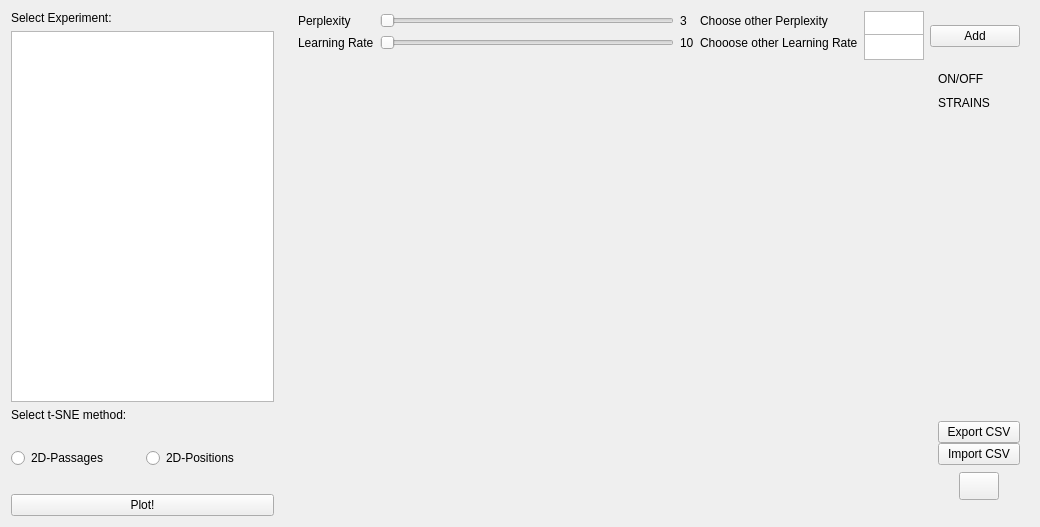
      <widget class="QWidget" name="tSNE">
       <layout class="QHBoxLayout" name="horizontalLayout_6">
        <item>
         <widget class="QFrame" name="frame_8">
          <property name="minimumSize">
           <size>
            <width>272</width>
            <height>500</height>
           </size>
          </property>
          <property name="maximumSize">
           <size>
            <width>500</width>
            <height>1680</height>
           </size>
          </property>
          <property name="frameShape">
           <enum>QFrame::NoFrame</enum>
          </property>
          <property name="frameShadow">
           <enum>QFrame::Plain</enum>
          </property>
          <property name="midLineWidth">
           <number>1</number>
          </property>
          <layout class="QGridLayout" name="gridLayout_10">
           <property name="leftMargin">
            <number>0</number>
           </property>
           <property name="topMargin">
            <number>0</number>
           </property>
           <property name="bottomMargin">
            <number>0</number>
           </property>
           <property name="horizontalSpacing">
            <number>5</number>
           </property>
           <item row="2" column="0">
            <widget class="QLabel" name="label_14">
             <property name="styleSheet">
              <string notr="true">font: 75 13pt &quot;Ubuntu Condensed&quot;;</string>
             </property>
             <property name="text">
              <string>Select t-SNE method:</string>
             </property>
            </widget>
           </item>
           <item row="0" column="0">
            <widget class="QLabel" name="label_13">
             <property name="styleSheet">
              <string notr="true">font: 75 13pt &quot;Ubuntu Condensed&quot;;</string>
             </property>
             <property name="text">
              <string>Select Experiment:</string>
             </property>
            </widget>
           </item>
           <item row="1" column="0">
            <widget class="QTableView" name="tableTSNE">
             <property name="minimumSize">
              <size>
               <width>0</width>
               <height>290</height>
              </size>
             </property>
             <property name="styleSheet">
              <string notr="true">font: 10pt &quot;Ubuntu Condensed&quot;;</string>
             </property>
            </widget>
           </item>
           <item row="4" column="0">
            <widget class="QPushButton" name="tsneButton">
             <property name="maximumSize">
              <size>
               <width>16777215</width>
               <height>30</height>
              </size>
             </property>
             <property name="styleSheet">
              <string notr="true">font: 75 13pt &quot;Ubuntu Condensed&quot;;</string>
             </property>
             <property name="text">
              <string>Plot!</string>
             </property>
            </widget>
           </item>
           <item row="3" column="0">
            <widget class="QFrame" name="frame_10">
             <property name="minimumSize">
              <size>
               <width>0</width>
               <height>60</height>
              </size>
             </property>
             <property name="frameShape">
              <enum>QFrame::NoFrame</enum>
             </property>
             <property name="frameShadow">
              <enum>QFrame::Plain</enum>
             </property>
             <layout class="QGridLayout" name="gridLayout_2">
              <property name="leftMargin">
               <number>0</number>
              </property>
              <property name="topMargin">
               <number>0</number>
              </property>
              <property name="rightMargin">
               <number>0</number>
              </property>
              <property name="bottomMargin">
               <number>0</number>
              </property>
              <item row="0" column="0">
               <widget class="QRadioButton" name="rb_passages">
                <property name="text">
                 <string>2D-Passages</string>
                </property>
               </widget>
              </item>
              <item row="0" column="1">
               <widget class="QRadioButton" name="rb_positions">
                <property name="text">
                 <string>2D-Positions</string>
                </property>
               </widget>
              </item>
             </layout>
            </widget>
           </item>
          </layout>
         </widget>
        </item>
        <item>
         <widget class="QFrame" name="frame_">
          <property name="sizePolicy">
           <sizepolicy hsizetype="Expanding" vsizetype="Expanding">
            <horstretch>0</horstretch>
            <verstretch>0</verstretch>
           </sizepolicy>
          </property>
          <property name="minimumSize">
           <size>
            <width>730</width>
            <height>500</height>
           </size>
          </property>
          <property name="maximumSize">
           <size>
            <width>16777215</width>
            <height>16777215</height>
           </size>
          </property>
          <property name="frameShape">
           <enum>QFrame::NoFrame</enum>
          </property>
          <property name="frameShadow">
           <enum>QFrame::Plain</enum>
          </property>
          <layout class="QVBoxLayout" name="verticalLayout_4">
           <property name="spacing">
            <number>0</number>
           </property>
           <property name="leftMargin">
            <number>0</number>
           </property>
           <property name="topMargin">
            <number>0</number>
           </property>
           <property name="rightMargin">
            <number>0</number>
           </property>
           <property name="bottomMargin">
            <number>0</number>
           </property>
           <item>
            <widget class="QFrame" name="frame_9">
             <property name="maximumSize">
              <size>
               <width>16777215</width>
               <height>50</height>
              </size>
             </property>
             <property name="frameShape">
              <enum>QFrame::NoFrame</enum>
             </property>
             <property name="frameShadow">
              <enum>QFrame::Plain</enum>
             </property>
             <property name="midLineWidth">
              <number>1</number>
             </property>
             <layout class="QGridLayout" name="gridLayout_3">
              <property name="topMargin">
               <number>0</number>
              </property>
              <property name="verticalSpacing">
               <number>4</number>
              </property>
              <item row="0" column="0">
               <widget class="QLabel" name="label">
                <property name="styleSheet">
                 <string notr="true">font: 75 13pt &quot;Ubuntu Condensed&quot;;</string>
                </property>
                <property name="text">
                 <string>Perplexity</string>
                </property>
               </widget>
              </item>
              <item row="1" column="1">
               <widget class="QSlider" name="lrSlider">
                <property name="orientation">
                 <enum>Qt::Horizontal</enum>
                </property>
               </widget>
              </item>
              <item row="0" column="3">
               <widget class="QLabel" name="label_2">
                <property name="styleSheet">
                 <string notr="true">font: 75 13pt &quot;Ubuntu Condensed&quot;;</string>
                </property>
                <property name="text">
                 <string>Choose other Perplexity</string>
                </property>
               </widget>
              </item>
              <item row="0" column="2">
               <widget class="QLabel" name="perplexity">
                <property name="styleSheet">
                 <string notr="true">font: 75 13pt &quot;Ubuntu Condensed&quot;;</string>
                </property>
                <property name="text">
                 <string>3</string>
                </property>
               </widget>
              </item>
              <item row="0" column="1">
               <widget class="QSlider" name="perplexitySlider">
                <property name="orientation">
                 <enum>Qt::Horizontal</enum>
                </property>
               </widget>
              </item>
              <item row="1" column="2">
               <widget class="QLabel" name="lr">
                <property name="styleSheet">
                 <string notr="true">font: 75 13pt &quot;Ubuntu Condensed&quot;;</string>
                </property>
                <property name="text">
                 <string>10</string>
                </property>
               </widget>
              </item>
              <item row="1" column="0">
               <widget class="QLabel" name="label_8">
                <property name="styleSheet">
                 <string notr="true">font: 75 13pt &quot;Ubuntu Condensed&quot;;</string>
                </property>
                <property name="text">
                 <string>Learning Rate</string>
                </property>
               </widget>
              </item>
              <item row="0" column="4">
               <widget class="QTextEdit" name="newPerplexity">
                <property name="minimumSize">
                 <size>
                  <width>0</width>
                  <height>26</height>
                 </size>
                </property>
                <property name="maximumSize">
                 <size>
                  <width>60</width>
                  <height>40</height>
                 </size>
                </property>
               </widget>
              </item>
              <item row="1" column="4">
               <widget class="QTextEdit" name="newLR">
                <property name="minimumSize">
                 <size>
                  <width>0</width>
                  <height>26</height>
                 </size>
                </property>
                <property name="maximumSize">
                 <size>
                  <width>60</width>
                  <height>40</height>
                 </size>
                </property>
               </widget>
              </item>
              <item row="1" column="3">
               <widget class="QLabel" name="label_9">
                <property name="styleSheet">
                 <string notr="true">font: 75 13pt &quot;Ubuntu Condensed&quot;;</string>
                </property>
                <property name="text">
                 <string>Chooose other Learning Rate</string>
                </property>
               </widget>
              </item>
              <item row="0" column="5" rowspan="2">
               <widget class="QFrame" name="frame_11">
                <property name="minimumSize">
                 <size>
                  <width>90</width>
                  <height>50</height>
                 </size>
                </property>
                <property name="frameShape">
                 <enum>QFrame::NoFrame</enum>
                </property>
                <property name="frameShadow">
                 <enum>QFrame::Plain</enum>
                </property>
                <layout class="QGridLayout" name="gridLayout_8">
                 <property name="leftMargin">
                  <number>0</number>
                 </property>
                 <property name="topMargin">
                  <number>0</number>
                 </property>
                 <property name="rightMargin">
                  <number>0</number>
                 </property>
                 <property name="bottomMargin">
                  <number>0</number>
                 </property>
                 <property name="horizontalSpacing">
                  <number>0</number>
                 </property>
                 <item row="0" column="0">
                  <widget class="QPushButton" name="addPerpLRButton">
                   <property name="text">
                    <string>Add</string>
                   </property>
                  </widget>
                 </item>
                </layout>
               </widget>
              </item>
             </layout>
            </widget>
           </item>
           <item>
            <widget class="QFrame" name="tsneFrame2">
             <property name="sizePolicy">
              <sizepolicy hsizetype="Expanding" vsizetype="Expanding">
               <horstretch>0</horstretch>
               <verstretch>0</verstretch>
              </sizepolicy>
             </property>
             <property name="minimumSize">
              <size>
               <width>680</width>
               <height>455</height>
              </size>
             </property>
             <property name="frameShape">
              <enum>QFrame::NoFrame</enum>
             </property>
             <property name="frameShadow">
              <enum>QFrame::Plain</enum>
             </property>
             <layout class="QHBoxLayout" name="horizontalLayout_9">
              <property name="spacing">
               <number>0</number>
              </property>
              <property name="leftMargin">
               <number>0</number>
              </property>
              <property name="topMargin">
               <number>0</number>
              </property>
              <property name="rightMargin">
               <number>0</number>
              </property>
              <property name="bottomMargin">
               <number>0</number>
              </property>
              <item>
               <widget class="QFrame" name="tsneFrame3">
                <property name="minimumSize">
                 <size>
                  <width>640</width>
                  <height>455</height>
                 </size>
                </property>
                <property name="frameShape">
                 <enum>QFrame::NoFrame</enum>
                </property>
                <property name="frameShadow">
                 <enum>QFrame::Plain</enum>
                </property>
                <layout class="QVBoxLayout" name="verticalLayout_6">
                 <property name="spacing">
                  <number>0</number>
                 </property>
                 <property name="leftMargin">
                  <number>0</number>
                 </property>
                 <property name="topMargin">
                  <number>0</number>
                 </property>
                 <property name="rightMargin">
                  <number>0</number>
                 </property>
                 <property name="bottomMargin">
                  <number>0</number>
                 </property>
                 <item>
                  <widget class="QFrame" name="tsneFrame">
                   <property name="frameShape">
                    <enum>QFrame::NoFrame</enum>
                   </property>
                   <property name="frameShadow">
                    <enum>QFrame::Plain</enum>
                   </property>
                  </widget>
                 </item>
                 <item>
                  <widget class="QFrame" name="frame_33">
                   <property name="minimumSize">
                    <size>
                     <width>0</width>
                     <height>30</height>
                    </size>
                   </property>
                   <property name="maximumSize">
                    <size>
                     <width>16777215</width>
                     <height>40</height>
                    </size>
                   </property>
                   <property name="frameShape">
                    <enum>QFrame::NoFrame</enum>
                   </property>
                   <property name="frameShadow">
                    <enum>QFrame::Plain</enum>
                   </property>
                   <layout class="QGridLayout" name="gridLayout_12">
                    <property name="leftMargin">
                     <number>0</number>
                    </property>
                    <property name="topMargin">
                     <number>0</number>
                    </property>
                    <property name="rightMargin">
                     <number>0</number>
                    </property>
                    <property name="bottomMargin">
                     <number>0</number>
                    </property>
                    <property name="spacing">
                     <number>0</number>
                    </property>
                    <item row="0" column="0">
                     <widget class="QLabel" name="loading">
                      <property name="text">
                       <string/>
                      </property>
                     </widget>
                    </item>
                   </layout>
                  </widget>
                 </item>
                </layout>
               </widget>
              </item>
              <item>
               <widget class="QFrame" name="frame_15">
                <property name="minimumSize">
                 <size>
                  <width>90</width>
                  <height>0</height>
                 </size>
                </property>
                <property name="maximumSize">
                 <size>
                  <width>200</width>
                  <height>16777215</height>
                 </size>
                </property>
                <property name="frameShape">
                 <enum>QFrame::NoFrame</enum>
                </property>
                <property name="frameShadow">
                 <enum>QFrame::Plain</enum>
                </property>
                <layout class="QVBoxLayout" name="verticalLayout_7">
                 <property name="spacing">
                  <number>0</number>
                 </property>
                 <property name="leftMargin">
                  <number>0</number>
                 </property>
                 <property name="topMargin">
                  <number>0</number>
                 </property>
                 <property name="rightMargin">
                  <number>0</number>
                 </property>
                 <property name="bottomMargin">
                  <number>0</number>
                 </property>
                 <item>
                  <widget class="QFrame" name="frame_18">
                   <property name="maximumSize">
                    <size>
                     <width>16777215</width>
                     <height>60</height>
                    </size>
                   </property>
                   <property name="frameShape">
                    <enum>QFrame::NoFrame</enum>
                   </property>
                   <property name="frameShadow">
                    <enum>QFrame::Plain</enum>
                   </property>
                   <layout class="QVBoxLayout" name="verticalLayout_8">
                    <item>
                     <widget class="QLabel" name="label_12">
                      <property name="styleSheet">
                       <string notr="true">font: 75 13pt &quot;Ubuntu Condensed&quot;;</string>
                      </property>
                      <property name="text">
                       <string>ON/OFF</string>
                      </property>
                     </widget>
                    </item>
                    <item>
                     <widget class="QLabel" name="label_15">
                      <property name="styleSheet">
                       <string notr="true">font: 75 13pt &quot;Ubuntu Condensed&quot;;</string>
                      </property>
                      <property name="text">
                       <string>STRAINS</string>
                      </property>
                     </widget>
                    </item>
                   </layout>
                  </widget>
                 </item>
                 <item>
                  <widget class="QFrame" name="frame_filters">
                   <property name="frameShape">
                    <enum>QFrame::NoFrame</enum>
                   </property>
                   <property name="frameShadow">
                    <enum>QFrame::Plain</enum>
                   </property>
                   <layout class="QVBoxLayout" name="verticalLayout_9">
                    <property name="spacing">
                     <number>0</number>
                    </property>
                    <property name="leftMargin">
                     <number>0</number>
                    </property>
                    <property name="topMargin">
                     <number>0</number>
                    </property>
                    <property name="rightMargin">
                     <number>0</number>
                    </property>
                    <property name="bottomMargin">
                     <number>0</number>
                    </property>
                    <item>
                     <widget class="QFrame" name="frame_sliders">
                      <property name="frameShape">
                       <enum>QFrame::NoFrame</enum>
                      </property>
                      <property name="frameShadow">
                       <enum>QFrame::Plain</enum>
                      </property>
                     </widget>
                    </item>
                    <item>
                     <widget class="QFrame" name="frame_20">
                      <property name="minimumSize">
                       <size>
                        <width>90</width>
                        <height>197</height>
                       </size>
                      </property>
                      <property name="frameShape">
                       <enum>QFrame::NoFrame</enum>
                      </property>
                      <property name="frameShadow">
                       <enum>QFrame::Plain</enum>
                      </property>
                      <layout class="QVBoxLayout" name="verticalLayout_10">
                       <item>
                        <widget class="QFrame" name="frame_19">
                         <property name="frameShape">
                          <enum>QFrame::NoFrame</enum>
                         </property>
                         <property name="frameShadow">
                          <enum>QFrame::Raised</enum>
                         </property>
                        </widget>
                       </item>
                       <item>
                        <widget class="QFrame" name="frame_21">
                         <property name="minimumSize">
                          <size>
                           <width>82</width>
                           <height>86</height>
                          </size>
                         </property>
                         <property name="maximumSize">
                          <size>
                           <width>82</width>
                           <height>86</height>
                          </size>
                         </property>
                         <property name="frameShape">
                          <enum>QFrame::NoFrame</enum>
                         </property>
                         <property name="frameShadow">
                          <enum>QFrame::Plain</enum>
                         </property>
                         <layout class="QVBoxLayout" name="verticalLayout_11">
                          <property name="spacing">
                           <number>0</number>
                          </property>
                          <property name="leftMargin">
                           <number>0</number>
                          </property>
                          <property name="topMargin">
                           <number>0</number>
                          </property>
                          <property name="rightMargin">
                           <number>0</number>
                          </property>
                          <property name="bottomMargin">
                           <number>0</number>
                          </property>
                          <item>
                           <widget class="QPushButton" name="exportCSVTSNE">
                            <property name="text">
                             <string>Export CSV</string>
                            </property>
                           </widget>
                          </item>
                          <item>
                           <widget class="QPushButton" name="importCSVTSNE">
                            <property name="text">
                             <string>Import CSV</string>
                            </property>
                           </widget>
                          </item>
                          <item>
                           <widget class="QFrame" name="frame_63">
                            <property name="frameShape">
                             <enum>QFrame::NoFrame</enum>
                            </property>
                            <property name="frameShadow">
                             <enum>QFrame::Plain</enum>
                            </property>
                            <layout class="QVBoxLayout" name="verticalLayout_34">
                             <property name="spacing">
                              <number>0</number>
                             </property>
                             <property name="leftMargin">
                              <number>0</number>
                             </property>
                             <property name="topMargin">
                              <number>0</number>
                             </property>
                             <property name="rightMargin">
                              <number>0</number>
                             </property>
                             <property name="bottomMargin">
                              <number>0</number>
                             </property>
                             <item>
                              <widget class="QFrame" name="frame_64">
                               <property name="frameShape">
                                <enum>QFrame::NoFrame</enum>
                               </property>
                               <property name="frameShadow">
                                <enum>QFrame::Plain</enum>
                               </property>
                               <layout class="QGridLayout" name="gridLayout_26">
                                <property name="leftMargin">
                                 <number>0</number>
                                </property>
                                <property name="topMargin">
                                 <number>0</number>
                                </property>
                                <property name="rightMargin">
                                 <number>0</number>
                                </property>
                                <property name="bottomMargin">
                                 <number>0</number>
                                </property>
                                <property name="spacing">
                                 <number>0</number>
                                </property>
                                <item row="0" column="0">
                                 <widget class="QPushButton" name="home5">
                                  <property name="maximumSize">
                                   <size>
                                    <width>40</width>
                                    <height>28</height>
                                   </size>
                                  </property>
                                  <property name="text">
                                   <string/>
                                  </property>
                                 </widget>
                                </item>
                               </layout>
                              </widget>
                             </item>
                            </layout>
                           </widget>
                          </item>
                         </layout>
                        </widget>
                       </item>
                      </layout>
                     </widget>
                    </item>
                   </layout>
                  </widget>
                 </item>
                </layout>
               </widget>
              </item>
             </layout>
            </widget>
           </item>
          </layout>
         </widget>
        </item>
       </layout>
      </widget>
